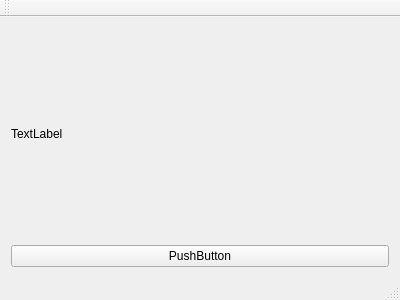
<?xml version="1.0" encoding="UTF-8"?>
<ui version="4.0">
 <class>MainWindow</class>
 <widget class="QMainWindow" name="MainWindow">
  <property name="geometry">
   <rect>
    <x>0</x>
    <y>0</y>
    <width>400</width>
    <height>300</height>
   </rect>
  </property>
  <property name="windowTitle">
   <string>MainWindow</string>
  </property>
  <widget class="QWidget" name="centralWidget">
   <layout class="QVBoxLayout" name="verticalLayout">
    <item>
     <widget class="QLabel" name="label">
      <property name="text">
       <string>TextLabel</string>
      </property>
     </widget>
    </item>
    <item>
     <widget class="QPushButton" name="pushButton">
      <property name="text">
       <string>PushButton</string>
      </property>
     </widget>
    </item>
   </layout>
  </widget>
  <widget class="QMenuBar" name="menuBar">
   <property name="geometry">
    <rect>
     <x>0</x>
     <y>0</y>
     <width>400</width>
     <height>22</height>
    </rect>
   </property>
  </widget>
  <widget class="QToolBar" name="mainToolBar">
   <attribute name="toolBarArea">
    <enum>TopToolBarArea</enum>
   </attribute>
   <attribute name="toolBarBreak">
    <bool>false</bool>
   </attribute>
  </widget>
  <widget class="QStatusBar" name="statusBar"/>
 </widget>
 <layoutdefault spacing="6" margin="11"/>
 <resources/>
 <connections/>
</ui>
